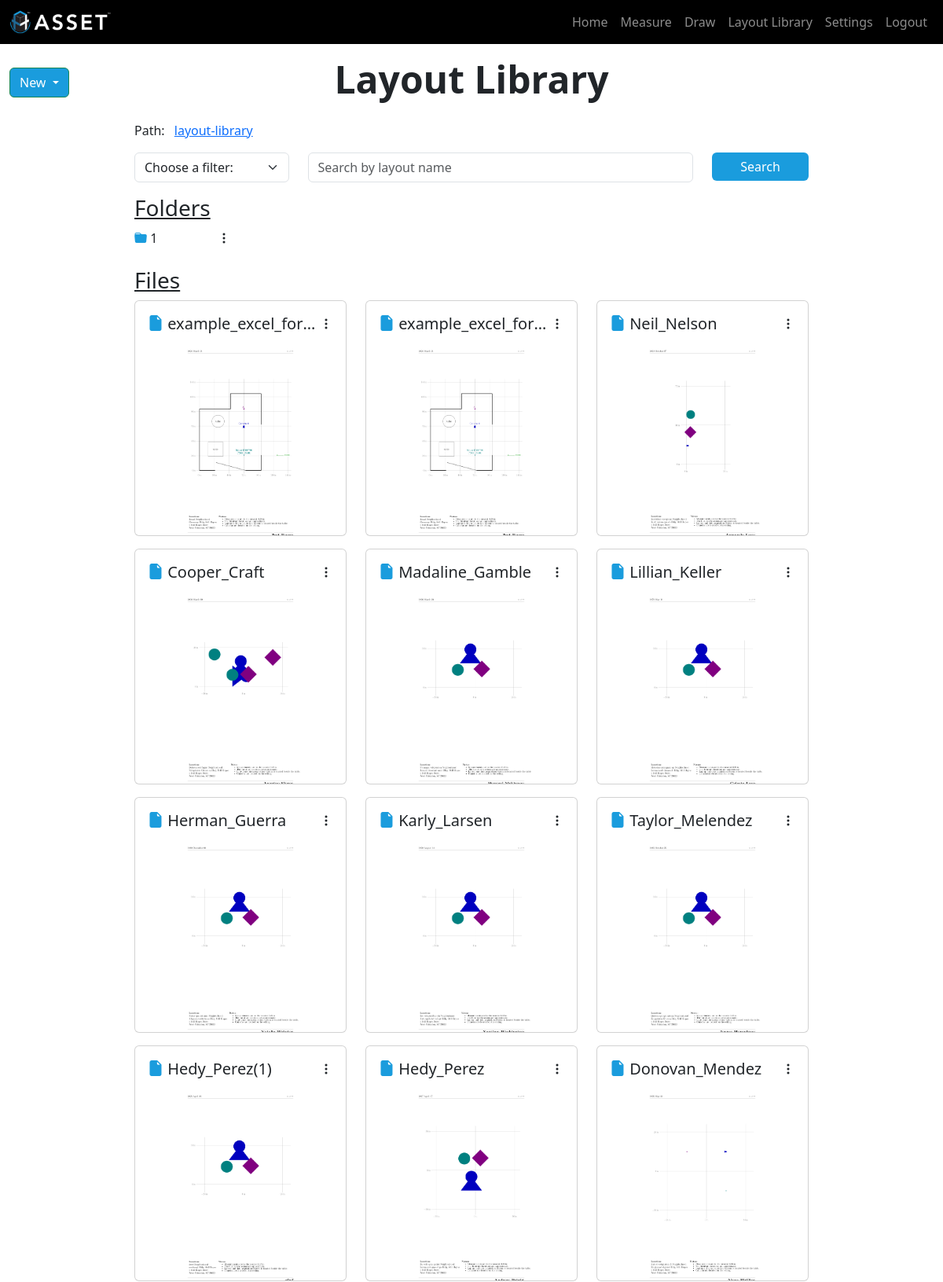
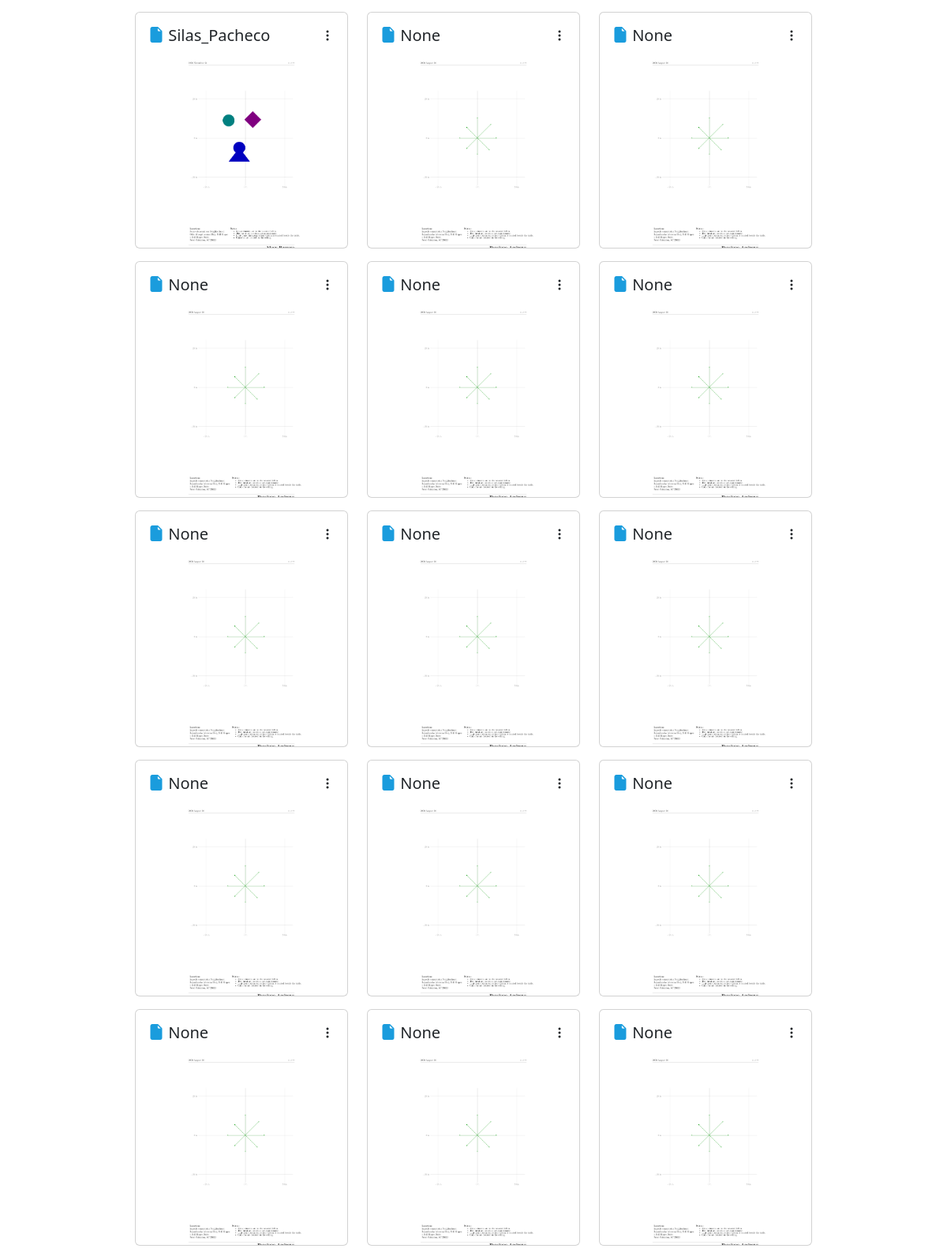
The app's page /layout-library/ (signed in, upper part) with its own data (2 pictures, top to bottom).
### app1/models.py (models this page shows, shortened)
class Folder(models.Model):
    folder_name = models.CharField(max_length=255)
    user = models.ForeignKey(User, on_delete=models.CASCADE)
    path = models.CharField(max_length=500)
    parent_directory = models.CharField(max_length=255, blank=True, null=True)
    full_path = models.CharField(max_length=500, blank=True, null=True)
    folders = models.JSONField(null=True, blank=True)
    uploaded_at = models.DateTimeField(auto_now_add=True)
    files = models.ManyToManyField(UploadedFile)
    class Meta:
        unique_together = ['user', 'full_path']

class ConvertedFile(models.Model):
    file_name = models.CharField(max_length=255, default="name") # Stores the PREFIX (without extension)
    user = models.ForeignKey(User, on_delete=models.CASCADE)
    created_at = models.DateTimeField(auto_now_add=True)
    last_modified = models.DateTimeField(auto_now=True)   # Automatically updated to current date and time when saved
    file_path = models.CharField(max_length=255, default="NONE")
    folder = models.ForeignKey(Folder, on_delete=models.SET_NULL, null=True, blank=True)
    temporary = models.BooleanField(default=False)
    style_settings = models.ForeignKey(StyleSettings, on_delete=models.CASCADE,
                                       null=True)
    uploaded_file = models.ForeignKey(UploadedFile, on_delete=models.CASCADE, null=True)
    latex_file = models.CharField(max_length=255,
                                  default= os.path.join(settings.MEDIA_ROOT,'conversion_output', 'output.tex'))
    pdf_file = models.CharField(max_length=255,
                                default= os.path.join(settings.MEDIA_ROOT,'conversion_output', 'output.pdf'))
    image = models.CharField(max_length=255,
                             default = os.path.join(settings.MEDIA_ROOT,'conversion_output', 'output.png'))
    layout = models.ForeignKey('Layout', on_delete=models.CASCADE, null=True, blank=True) # Link to Layout
    csv_file = models.CharField(max_length=255, null=True, blank=True)
    json_file = models.CharField(max_length=255, null=True, blank=True)

### app1/views.py (the view)
# urls.py: path("layout-library/", views.LayoutLibraryPage, name="layout-library"),
@login_required(login_url="auth-page")
def LayoutLibraryPage(request, folder_path=None):
    if folder_path:
        folder_path = folder_path.strip('/')
    else:
        folder_path = ''
    folders = Folder.objects.filter(user=request.user)
    current_directory = folder_path
    current_folder = folders.filter(full_path__icontains=folder_path).first() if folder_path else None
    filter_value = request.GET.get('filter')
    user_layouts = get_user_layouts(request, filter_value, current_directory)
    if request.method == 'POST':
        return handle_folder_creation(request)
    return render_layout_library(
        request=request,
        folders=folders,
        user_layouts=user_layouts,
        filter_value=filter_value,
        current_directory=current_directory,
        folder=current_folder
    )

### app1/views.py (called while the page is built)
def get_user_layouts(request, filter_value, current_directory):
    user_layouts = ConvertedFile.objects.filter(user=request.user, temporary=False)
    search_query = request.GET.get('search')
    if current_directory:
        user_layouts = user_layouts.filter(folder__full_path=current_directory.strip('/'))
    elif not search_query:
        user_layouts = user_layouts.filter(folder__isnull=True)
    if search_query:
        user_layouts = user_layouts.filter(file_name__icontains=search_query)
    if filter_value == 'alphabeticalAZ':
        return user_layouts.order_by('file_name')
    elif filter_value == 'alphabeticalZA':
        return user_layouts.order_by('-file_name')
    elif filter_value == 'oldest':
        return user_layouts.order_by('last_modified')
    return user_layouts.order_by('-last_modified')

def render_layout_library(request, folders, user_layouts, filter_value, current_directory, folder=None):
    directory_path = [d for d in current_directory.split('/') if d]
    all_folders = folders.filter(user=request.user)
    breadcrumb_paths = []
    for i in range(len(directory_path)):
        trimmed_path = '/'.join(directory_path[:i+1])
        breadcrumb_paths.append((directory_path[i], trimmed_path))
    context = {
        'all_folders': folders.filter(user=request.user),
        'layouts': user_layouts,
        'current_folder': folder,
        'filter_value': filter_value,
        'current_directory': current_directory,
        'folders': folders.filter(parent_directory=current_directory),
        'directory_path': directory_path,
        'breadcrumb_paths': breadcrumb_paths,
    }
    return render(request, 'layout-library.html', context)

### templates/layout-library.html (shortened to what this page needs)
{% extends 'base.html' %}
{% block content %}
<header>
    <div class="d-flex justify-content-between align-items-center">
        <div class="dropdown">
            <button class="btn btn-success dropdown-toggle" type="button" id="newButton" data-bs-toggle="dropdown"
                style="background-color: #1a9cdd;">
                New
            </button>
        </div>
        <h1 class="display-5 fw-bold mx-auto" style="margin-top:0rem;">Layout Library</h1>
    </div>
</header>
<div class="container mt-3 w-75">
    <nav aria-label="breadcrumb">
        <span class="me-2">Path:</span>
        <ol class="breadcrumb d-inline-flex">
            <li class="breadcrumb-item"><a href="{% url 'layout-library' %}">layout-library</a></li>
        </ol>
    </nav>
    <form method="get" class="row pb-2">
        <div class="col-md-3 mb-2">
            <select name="filter" id="filter" class="form-select" onchange="this.form.submit()">
                <option value="">Choose a filter:</option>
            </select>
        </div>
        <div class="col-md-7 mb-2 position-relative">
            <input type="text" id="searchInput" name="search" class="form-control"
                placeholder="Search by layout name"
                value="{{ request.GET.search }}">
        </div>
        <div class="col-md-2 mb-2">
            <button type="submit" class="btn btn-primary w-100">Search</button>
        </div>
    </form>
    {% if folders %}
    <div class="row" id="folderRow">
        <h3><u>Folders</u></h3>
        {% for folder in folders %}
            {% if folder.parent_directory == current_directory %}
            <div class="col-md-2">
                <div class="card-body d-flex justify-content-between align-items-center">
                    <div class="text-truncate">
                        <i class="bi bi-folder-fill" style="color: #1a9cdd;"></i>
                        <a class="card-title" href="{% url 'layout-library-folder' folder.full_path %}" style="text-decoration: none;">
                                {{folder.folder_name}}
                        </a>
                    </div>
                    <div class="dropdown">
                        <button class="btn p-0" type="button" data-bs-toggle="dropdown" aria-expanded="false">
                            <i id="folder_menu" class="bi bi-three-dots-vertical"></i>
                        </button>
                    </div>
                </div>
            </div>
            {% endif %}
        {% endfor %}
    </div>
    {% endif %}
        <br>
    {% if layouts %}
    <h3><u style="margin-top: 10px">Files</u></h3>
    <div class="row" id="layoutRow">
        {% for layout in layouts %}
        <div class="col-md-4">
            <div class="card mb-3" style="height: 300px; overflow-y: hidden;">
                <div class="card-body">
                    <div class="d-flex justify-content-between align-items-center">
                        <div class="text-truncate">
                            <a href="{% url 'export-layout' layout.id %}" class="text-decoration-none text-dark">
                                <h5 class="card-title text-truncate mb-0">
                                    <i class="bi bi-file-earmark-fill" style="color: #1a9cdd;"></i>
                                    {{ layout.file_name }}
                                </h5>
                            </a>
                        </div>
                        <div class="dropdown">
                            <button class="btn p-0" type="button" data-bs-toggle="dropdown" aria-expanded="false">
                                <i id="layout_menu" class="bi bi-three-dots-vertical"></i>
                            </button>
                        </div>
                    </div>
                </div>
                <a href="{% url 'export-layout' layout.id %}" class="mt-auto">
                    <img src="{% url 'serve-image' layout.image %}" class="card-img-bottom"
                        style="object-fit: contain; height: 250px;" alt="{{ layout.file_name }}">
                </a>
            </div>
        </div>
        {% endfor %}
        {% endif %}
    </div>
</div>
{% endblock %}

### templates/base.html (shortened to what this page needs)
{% load static %}
<!doctype html>
<html lang="en">
<head>
    <link href="https://cdn.jsdelivr.net/npm/bootstrap@5.3.2/dist/css/bootstrap.min.css" rel="stylesheet">
    <link href="../static/layoutgenerator/css/styles.css" rel="stylesheet">
    <link rel="stylesheet" href="https://cdn.jsdelivr.net/npm/bootstrap-icons@1.11.3/font/bootstrap-icons.min.css">
</head>
<body>
    <nav class="navbar navbar-expand-sm navbar-dark bg-black">
        <div class="container-fluid">
            <a class="navbar-brand" href="{% url 'import' %}">
                <img src="{% static 'images/asset-logo-horizontal-tm.png' %}" alt="ASSET Logo" width="130" height="30" class="d-inline-block align-top">
            </a>
            <div class="collapse navbar-collapse justify-content-end" id="navbarCollapse">
                <ul class="navbar-nav e-auto mb-2 mb-md-0">
                    <li class="nav-item">
                        <a class="nav-link" href="{% url 'import' %}">Home</a>
                    </li>
                    <li class="nav-item">
                        <a class="nav-link" href="{% url 'measure' %}">Measure</a>
                    </li>
                    <li class="nav-item">
                        <a class="nav-link" href="{% url 'canvas' %}">Draw</a>
                    </li>
                    <li class="nav-item">
                        <a class="nav-link" href="{% url 'layout-library' %}">Layout Library</a>
                    </li>
                    <li class="nav-item">
                        <a class="nav-link" href="{% url 'settings' %}">Settings</a>
                    </li>
                    <li class="nav-item">
                        <a class="nav-link" href="{% url 'logout' %}" id = "logoutButton">Logout</a>
                    </li>
                </ul>
            </div>
        </div>
    </nav>
    <main class="container-fluid mt-3">
            {% block content %} {% endblock %}
    </main>
</body>
</html>

### static/layoutgenerator/css/styles.css (style rules this page uses)
.btn-primary { background-color: #1B9CDB; color: #fff; border: none; }

### templates/base.html (style rules this page uses)
.navbar { z-index: 1030; position: relative; }
.navbar-nav .nav-link { position: relative; z-index: 1; }
.btn-primary { background-color: #1a9cdd; color: #fff; border: none; }

### templates/layout-library.html (style rules this page uses)
h1 { text-align: center; margin-top: 50px; }
html, body { overflow-y: auto; }
.dropdown { position: static; }

### records on screen
Folder: folder_name "1"
ConvertedFile: file_name "example_excel_for…", image+file_name (picture)
ConvertedFile: file_name "example_excel_for…", image+file_name (picture)
ConvertedFile: file_name "Neil_Nelson", image+file_name (picture)
ConvertedFile: file_name "Cooper_Craft", image+file_name (picture)
ConvertedFile: file_name "Madaline_Gamble", image+file_name (picture)
ConvertedFile: file_name "Lillian_Keller", image+file_name (picture)
ConvertedFile: file_name "Herman_Guerra", image+file_name (picture)
ConvertedFile: file_name "Karly_Larsen", image+file_name (picture)
ConvertedFile: file_name "Taylor_Melendez", image+file_name (picture)
ConvertedFile: file_name "Hedy_Perez(1)", image+file_name (picture)
ConvertedFile: file_name "Hedy_Perez", image+file_name (picture)
ConvertedFile: file_name "Donovan_Mendez", image+file_name (picture)
ConvertedFile: file_name "Silas_Pacheco", image+file_name (picture)
ConvertedFile: file_name "None", image+file_name (picture)
ConvertedFile: file_name "None", image+file_name (picture)
ConvertedFile: file_name "None", image+file_name (picture)
ConvertedFile: file_name "None", image+file_name (picture)
ConvertedFile: file_name "None", image+file_name (picture)
ConvertedFile: file_name "None", image+file_name (picture)
ConvertedFile: file_name "None", image+file_name (picture)
ConvertedFile: file_name "None", image+file_name (picture)
ConvertedFile: file_name "None", image+file_name (picture)
ConvertedFile: file_name "None", image+file_name (picture)
ConvertedFile: file_name "None", image+file_name (picture)
ConvertedFile: file_name "None", image+file_name (picture)
ConvertedFile: file_name "None", image+file_name (picture)
ConvertedFile: file_name "None", image+file_name (picture)
